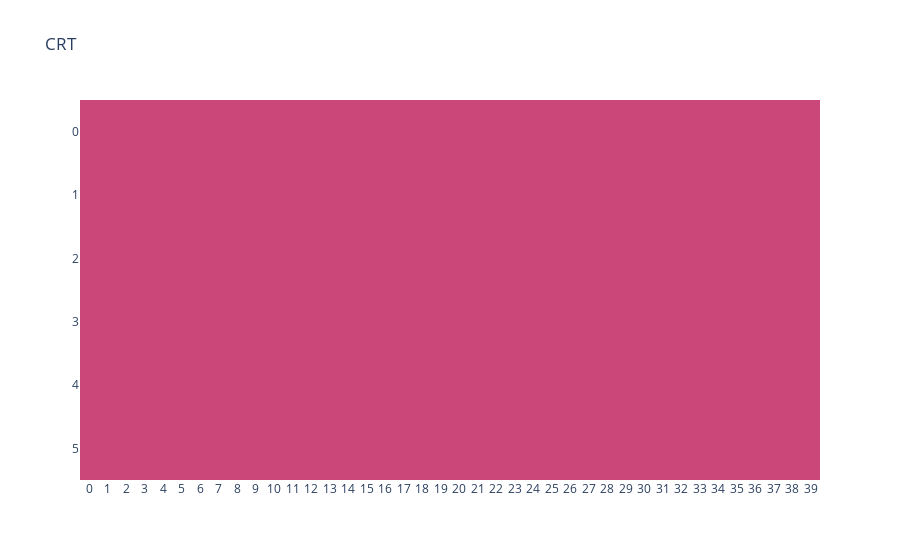

Here is the notebook cell this chart was saved with:
### Markdown cell above
## Part 2

### Code cell
import plotly.graph_objects as go

screen = [
    [0 for i in range(40)] for i in range (6)
]

def draw_screen(screen_data:list[list[int]]):
    fig = go.Figure(dict(
        data = [
            go.Heatmap(
                z = screen_data,
                showscale = False
            )
        ],
        layout=go.Layout(
            title="CRT",
            xaxis = dict(
                tickmode = 'linear',
                tick0 = -10,
                dtick = 1
            ),
            yaxis = dict(
                tickmode = 'linear',
                tick0 = -10,
                dtick = 1,
                autorange = "reversed"
            )
        )
    ))

    return fig

draw_screen(screen)

### Figure 1 — Plotly figure (JSON) as saved in the notebook; plotly's stock layout.template omitted (floating-point values rounded to 4 significant figures; data arrays with more than 128 entries replaced by an {"elided": "..."} marker saying what was removed)
{"data": [{"showscale": false, "type": "heatmap", "z": {"elided": "6x40 int values"}}], "layout": {"title": {"text": "CRT"}, "xaxis": {"dtick": 1, "tick0": -10, "tickmode": "linear"}, "yaxis": {"autorange": "reversed", "dtick": 1, "tick0": -10, "tickmode": "linear"}}}
